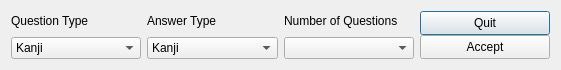
<?xml version="1.0" encoding="UTF-8"?>
<ui version="4.0">
 <class>Settings</class>
 <widget class="QDialog" name="Settings">
  <property name="geometry">
   <rect>
    <x>0</x>
    <y>0</y>
    <width>561</width>
    <height>70</height>
   </rect>
  </property>
  <property name="sizePolicy">
   <sizepolicy hsizetype="Maximum" vsizetype="Maximum">
    <horstretch>0</horstretch>
    <verstretch>0</verstretch>
   </sizepolicy>
  </property>
  <property name="minimumSize">
   <size>
    <width>561</width>
    <height>70</height>
   </size>
  </property>
  <property name="maximumSize">
   <size>
    <width>561</width>
    <height>70</height>
   </size>
  </property>
  <property name="windowTitle">
   <string>Settings</string>
  </property>
  <layout class="QHBoxLayout" name="horizontalLayout">
      <item>
          <widget class="QWidget" name="questionTypeWidget" native="true">
              <layout class="QVBoxLayout" name="questionLayout">
                  <property name="leftMargin">
                      <number>0</number>
                  </property>
                  <property name="topMargin">
                      <number>0</number>
                  </property>
                  <property name="rightMargin">
                      <number>0</number>
                  </property>
                  <property name="bottomMargin">
       <number>0</number>
      </property>
      <item>
       <widget class="QLabel" name="questionLabel">
        <property name="text">
         <string>Question Type</string>
        </property>
       </widget>
      </item>
      <item>
       <widget class="QComboBox" name="questionComboBox">
        <item>
         <property name="text">
          <string>Kanji</string>
         </property>
        </item>
        <item>
         <property name="text">
          <string>Phiên Âm</string>
         </property>
        </item>
        <item>
         <property name="text">
          <string>English</string>
         </property>
        </item>
        <item>
         <property name="text">
          <string>Tiếng Việt</string>
         </property>
        </item>
        <item>
         <property name="text">
          <string>Kun</string>
         </property>
        </item>
        <item>
         <property name="text">
          <string>On</string>
         </property>
        </item>
       </widget>
      </item>
     </layout>
    </widget>
   </item>
   <item>
    <widget class="QWidget" name="answerTypeWidget" native="true">
     <layout class="QVBoxLayout" name="answerLayout">
      <property name="leftMargin">
       <number>0</number>
      </property>
      <property name="topMargin">
       <number>0</number>
      </property>
      <property name="rightMargin">
       <number>0</number>
      </property>
      <property name="bottomMargin">
       <number>0</number>
      </property>
      <item>
       <widget class="QLabel" name="answerLabel">
        <property name="text">
         <string>Answer Type</string>
        </property>
       </widget>
      </item>
      <item>
       <widget class="QComboBox" name="answerComboBox">
        <item>
         <property name="text">
          <string>Kanji</string>
         </property>
        </item>
        <item>
         <property name="text">
          <string>Phiên Âm</string>
         </property>
        </item>
        <item>
         <property name="text">
          <string>English</string>
         </property>
        </item>
        <item>
         <property name="text">
          <string>Tiếng Việt</string>
         </property>
        </item>
        <item>
         <property name="text">
          <string>Kun</string>
         </property>
        </item>
        <item>
         <property name="text">
          <string>On</string>
         </property>
        </item>
       </widget>
      </item>
     </layout>
    </widget>
   </item>
   <item>
    <widget class="QWidget" name="numQuestionWidget" native="true">
     <layout class="QVBoxLayout" name="numQuestionLayout">
      <property name="leftMargin">
       <number>0</number>
      </property>
      <property name="topMargin">
       <number>0</number>
      </property>
      <property name="rightMargin">
       <number>0</number>
      </property>
      <property name="bottomMargin">
       <number>0</number>
      </property>
      <item>
       <widget class="QLabel" name="numQuestionLabel">
        <property name="text">
         <string>Number of Questions</string>
        </property>
       </widget>
      </item>
      <item>
       <widget class="QComboBox" name="numQuestionComboBox"/>
      </item>
     </layout>
    </widget>
   </item>
   <item>
    <widget class="QWidget" name="quitAcceptWidget" native="true">
     <layout class="QVBoxLayout" name="acceptQuitLayout">
      <property name="spacing">
       <number>0</number>
      </property>
      <property name="leftMargin">
       <number>0</number>
      </property>
      <property name="topMargin">
       <number>0</number>
      </property>
      <property name="rightMargin">
       <number>0</number>
      </property>
      <property name="bottomMargin">
       <number>0</number>
      </property>
      <item>
       <widget class="QPushButton" name="quitButton">
        <property name="sizePolicy">
         <sizepolicy hsizetype="Minimum" vsizetype="Expanding">
          <horstretch>0</horstretch>
          <verstretch>0</verstretch>
         </sizepolicy>
        </property>
        <property name="text">
         <string>Quit</string>
        </property>
       </widget>
      </item>
      <item>
       <widget class="QPushButton" name="acceptButton">
        <property name="sizePolicy">
         <sizepolicy hsizetype="Minimum" vsizetype="Expanding">
          <horstretch>0</horstretch>
          <verstretch>0</verstretch>
         </sizepolicy>
        </property>
        <property name="text">
         <string>Accept</string>
        </property>
       </widget>
      </item>
     </layout>
    </widget>
   </item>
  </layout>
 </widget>
 <resources/>
 <connections/>
</ui>
